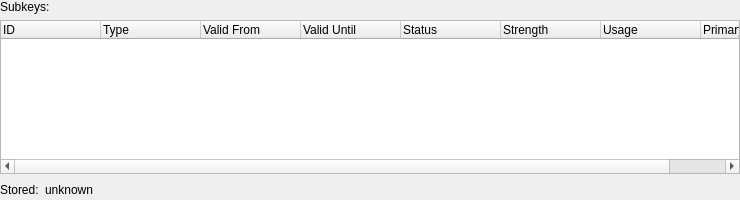
<?xml version="1.0" encoding="UTF-8"?>
<ui version="4.0">
 <class>SubKeysWidget</class>
 <widget class="QWidget" name="SubKeysWidget">
  <property name="geometry">
   <rect>
    <x>0</x>
    <y>0</y>
    <width>740</width>
    <height>200</height>
   </rect>
  </property>
  <layout class="QVBoxLayout" name="verticalLayout">
   <property name="leftMargin">
    <number>0</number>
   </property>
   <property name="topMargin">
    <number>0</number>
   </property>
   <property name="rightMargin">
    <number>0</number>
   </property>
   <property name="bottomMargin">
    <number>0</number>
   </property>
   <item>
    <widget class="QLabel" name="label">
     <property name="text">
      <string>Subkeys:</string>
     </property>
    </widget>
   </item>
   <item>
    <widget class="QTreeWidget" name="subkeysTree">
     <property name="rootIsDecorated">
      <bool>false</bool>
     </property>
     <column>
      <property name="text">
       <string>ID</string>
      </property>
     </column>
     <column>
      <property name="text">
       <string>Type</string>
      </property>
     </column>
     <column>
      <property name="text">
       <string>Valid From</string>
      </property>
     </column>
     <column>
      <property name="text">
       <string>Valid Until</string>
      </property>
     </column>
     <column>
      <property name="text">
       <string>Status</string>
      </property>
     </column>
     <column>
      <property name="text">
       <string>Strength</string>
      </property>
     </column>
     <column>
      <property name="text">
       <string>Usage</string>
      </property>
     </column>
     <column>
      <property name="text">
       <string>Primary?</string>
      </property>
     </column>
    </widget>
   </item>
   <item>
    <layout class="QGridLayout" name="gridLayout">
     <item row="0" column="1">
      <widget class="QLabel" name="stored">
       <property name="text">
        <string>unknown</string>
       </property>
      </widget>
     </item>
     <item row="0" column="0">
      <widget class="QLabel" name="storedLbl">
       <property name="text">
        <string>Stored:</string>
       </property>
      </widget>
     </item>
     <item row="0" column="2">
      <spacer name="horizontalSpacer">
       <property name="orientation">
        <enum>Qt::Horizontal</enum>
       </property>
       <property name="sizeHint" stdset="0">
        <size>
         <width>40</width>
         <height>20</height>
        </size>
       </property>
      </spacer>
     </item>
    </layout>
   </item>
  </layout>
 </widget>
 <resources/>
 <connections/>
</ui>
